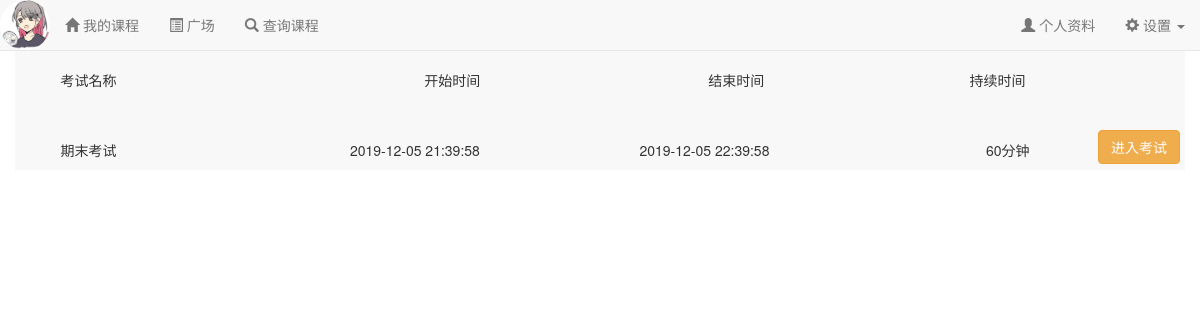
Page /course/tests/21 (signed in) on the committed database.
### app/models.py (models this page shows, shortened)
class User(UserMixin, db.Model):
    __tablename__ = 'users'
    id = db.Column(db.Integer, primary_key=True, autoincrement=True)
    name = db.Column(db.String(64)) #真实姓名(不同于用户名)
    location = db.Column(db.String(64)) #位置
    about_me = db.Column(db.Text()) #个人介绍
    member_since = db.Column(db.DateTime(), default=localtime)    #注册时间
    last_seen = db.Column(db.DateTime(), default=localtime)   #最后一次访问的时间
    email = db.Column(db.String(64), unique=True, index=True)   #电子邮箱
    nickname = db.Column(db.String(64))    #昵称
    role_id = db.Column(db.Integer, db.ForeignKey('roles.id'))  #角色id
    password_hash = db.Column(db.String(128))   #密码hash
    confirmed = db.Column(db.Boolean, default=False)    #是否已经确认账户
    headicon_url = db.Column(db.String(64)) #头像图标的url
    student = db.relationship('Student', backref='user', uselist=False) #通过Student的user字段拿到用户信息
    teacher = db.relationship('Teacher', backref='user', uselist=False) #通过Teacher的user字段拿到用户信息
    posts = db.relationship('Post', backref='author', lazy='dynamic') #该用户发布的动态
    followed = db.relationship('Follow',
                               foreign_keys=[Follow.follower_id],
                               backref=db.backref('follower', lazy='joined'),
                               lazy='dynamic',
                               cascade='all, delete-orphan')
    followers = db.relationship('Follow',
                               foreign_keys=[Follow.followed_id],
                               backref=db.backref('followed', lazy='joined'),
                               lazy='dynamic',
                               cascade='all, delete-orphan')
    comments = db.relationship('Comment', backref='author', lazy='dynamic') #该用户发表的评论
    like_posts = db.relationship('PostLike',
                                  foreign_keys=[PostLike.user_id],
                                  backref=db.backref('user', lazy='joined'),
                                  lazy='dynamic',
                                  cascade='all, delete-orphan')
    @property
    def password(self):
        raise AttributeError('Password is not a readable attribute!')
    @login_manager.user_loader
    def load_user(user_id):
        return User.query.get(int(user_id))
    def ping(self):
        self.last_seen = localtime()
        db.session.add(self)
        db.session.commit()

class Test(db.Model):
    __tablename__ = 'tests'
    name = db.Column(db.String, primary_key=True) #考试名称
    course_id = db.Column(db.Integer, primary_key=True) #所属课程id
    start = db.Column(db.DateTime(), default=localtime) #考试开始时间
    duration = db.Column(db.Integer) #考试持续时间，单位是分钟
    end = db.Column(db.DateTime())
    content = db.Column(db.Text()) #考试内容，以json格式存储

### app/course/views.py (the view)
@course.route('/tests/<int:course_id>')
@login_required
def tests(course_id):
    all_tests = Test.query.filter_by(course_id=str(course_id)).all()
    return render_template('course/tests.html', all_tests=all_tests, course_id=course_id)

### app/auth/views.py (called while the page is built)
@auth.before_app_request
def before_request():
    if current_user.is_authenticated:
        current_user.ping()
        if not current_user.confirmed \
                and request.endpoint \
                and request.blueprint != 'auth' \
                and request.endpoint != 'static':
            return redirect(url_for('auth.unconfirmed'))

### app/main/__init__.py (called while the page is built)
@main.app_context_processor
def inject_permissions():
    return dict(Permission=Permission)

### app/utils.py (called while the page is built)
def localtime():
    time_str = datetime.datetime.now().strftime('%Y-%m-%d %H:%M:%S')
    return datetime.datetime.strptime(time_str,"%Y-%m-%d %H:%M:%S")

### app/templates/course/tests.html (shortened to what this page needs)
{% extends "/base.html" %}
{% block content %}
    <div class="container navbar-default" style="height:100%;padding-top:30px;">
        <div class="container">
            <div style="padding-top:30px;padding-bottom:30px;width:100%">
                <p style="float:left;padding-top:10px">&nbsp;&nbsp;&nbsp;&nbsp;考试名称&nbsp;&nbsp;&nbsp;&nbsp;  </p>
                <p style="float:right;padding-right:14%;padding-top:10px">持续时间 </p>
                <p style="float:right;padding-right:18%;padding-top:10px">结束时间</p>
                <p style="float:right;padding-right:20%;padding-top:10px">开始时间</p>
            </div>
            {% for each in all_tests %}
            <div style="padding-top:40px;padding-bottom:40px;width:100%;text-align: center">
                <p style="float:left;padding-top:10px">&nbsp;&nbsp;&nbsp;&nbsp;{{ each.name }}&nbsp;&nbsp;&nbsp;&nbsp;  </p>
                <button class="btn btn-warning" style="float:right;margin-right:5px" onclick="started('{{each.start}}','{{each.end}}', {{ each.course_id }}, '{{ each.name }}')">进入考试</button>
                <p style="float:right;padding-top:10px;padding-right: 6%;">{{ each.duration }}分钟</p>
                <p style="float:right;padding-top:10px;padding-right: 19%;">{{ each.end }}</p>
                <p style="float:right;padding-top:10px;padding-right: 14%;">{{ each.start }}</p>
            </div>
            {% endfor %}
        </div>
    </div>
{% endblock %}

### app/templates/base.html (shortened to what this page needs)
{% extends "bootstrap/base.html" %}
{% block head %}
{{ super() }}
{% endblock %}
{% block navbar %}
<nav class="navbar navbar-default navbar-fixed-top" >
    <div class="container-fluid">
        <div class="navbar-header">
            <div class="navbar-brand" style="padding:1%">
                <a href="{{ url_for('main.user', email=current_user.email) }}">
                    <img src="{{ url_for('static', filename='headicon/'+current_user.headicon_url) }}" class="img-circle" style="height:100%;" />
                </a>
            </div>
        </div>
        <div class="collapse navbar-collapse" id="navbar-collapse">
            <ul class="nav navbar-nav">
                <li><a href="{{ url_for('course.index') }}"><span class="glyphicon glyphicon-home"></span>&nbsp;{% if current_user.role.name == 'Student' %}我的课程{% else %}我开的课{% endif %}</a></li>
                <li><a href="{{ url_for('forum.index') }}"><span class="glyphicon glyphicon-list-alt"></span>&nbsp;广场</a></li>
                <li><a href="{{ url_for('course.query_course') }}"><span class="glyphicon glyphicon-search"></span>&nbsp;查询课程</a></li>
            </ul>
            <ul class="nav navbar-nav navbar-right ">
                <li>
                    <a href="{{ url_for('main.user', email=current_user.email) }}">
                        <span class="glyphicon glyphicon-user"></span>
                        个人资料
                    </a>
                </li>
                <li class="dropdown">
                    <a class="dropdown-toggle" data-toggle="dropdown" href="#">
                        <span class="glyphicon glyphicon-cog"></span>&nbsp;设置
                        <b class="caret"></b>
                    </a>
                </li>
            </ul>
        </div>
    </div>
</nav>
{% endblock %}

### rows in the picture
User: headicon_url (placeholder picture)
Test: name "期末考试", duration "60", end "2019-12-05 22:39:58", start "2019-12-05 21:39:58"
